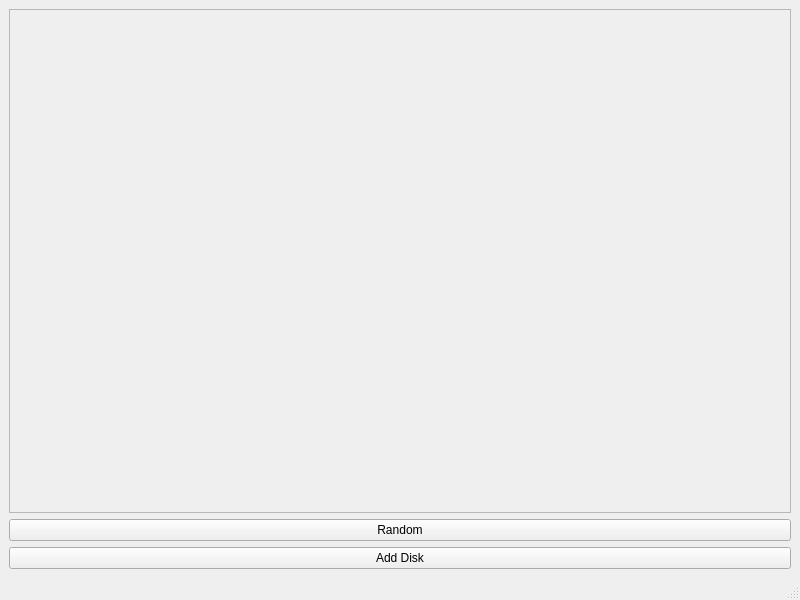
<?xml version="1.0" encoding="UTF-8"?>
<ui version="4.0">
 <class>MainWindow</class>
 <widget class="QMainWindow" name="MainWindow">
  <property name="geometry">
   <rect>
    <x>0</x>
    <y>0</y>
    <width>800</width>
    <height>600</height>
   </rect>
  </property>
  <property name="windowTitle">
   <string>MainWindow</string>
  </property>
  <widget class="QWidget" name="centralwidget">
   <layout class="QVBoxLayout" name="verticalLayout_2">
    <item>
     <widget class="QScrollArea" name="scrollArea">
      <property name="widgetResizable">
       <bool>true</bool>
      </property>
      <widget class="QWidget" name="scrollAreaWidgetContents">
       <property name="geometry">
        <rect>
         <x>0</x>
         <y>0</y>
         <width>780</width>
         <height>474</height>
        </rect>
       </property>
       <layout class="QVBoxLayout" name="verticalLayout"/>
      </widget>
     </widget>
    </item>
    <item>
     <widget class="QPushButton" name="random_btn">
      <property name="text">
       <string>Random</string>
      </property>
     </widget>
    </item>
    <item>
     <widget class="QPushButton" name="new_disk">
      <property name="text">
       <string>Add Disk</string>
      </property>
     </widget>
    </item>
   </layout>
  </widget>
  <widget class="QMenuBar" name="menubar">
   <property name="geometry">
    <rect>
     <x>0</x>
     <y>0</y>
     <width>800</width>
     <height>22</height>
    </rect>
   </property>
  </widget>
  <widget class="QStatusBar" name="statusbar"/>
 </widget>
 <resources/>
 <connections/>
</ui>
